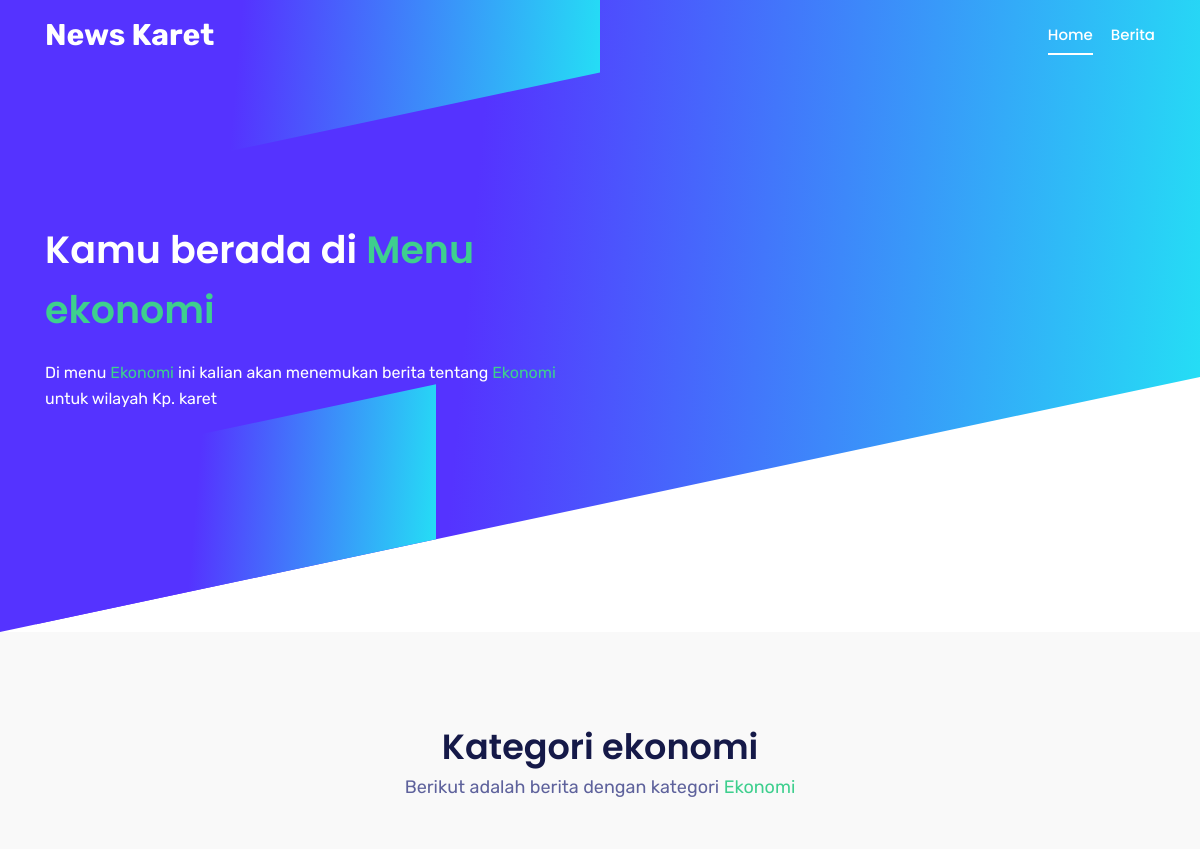
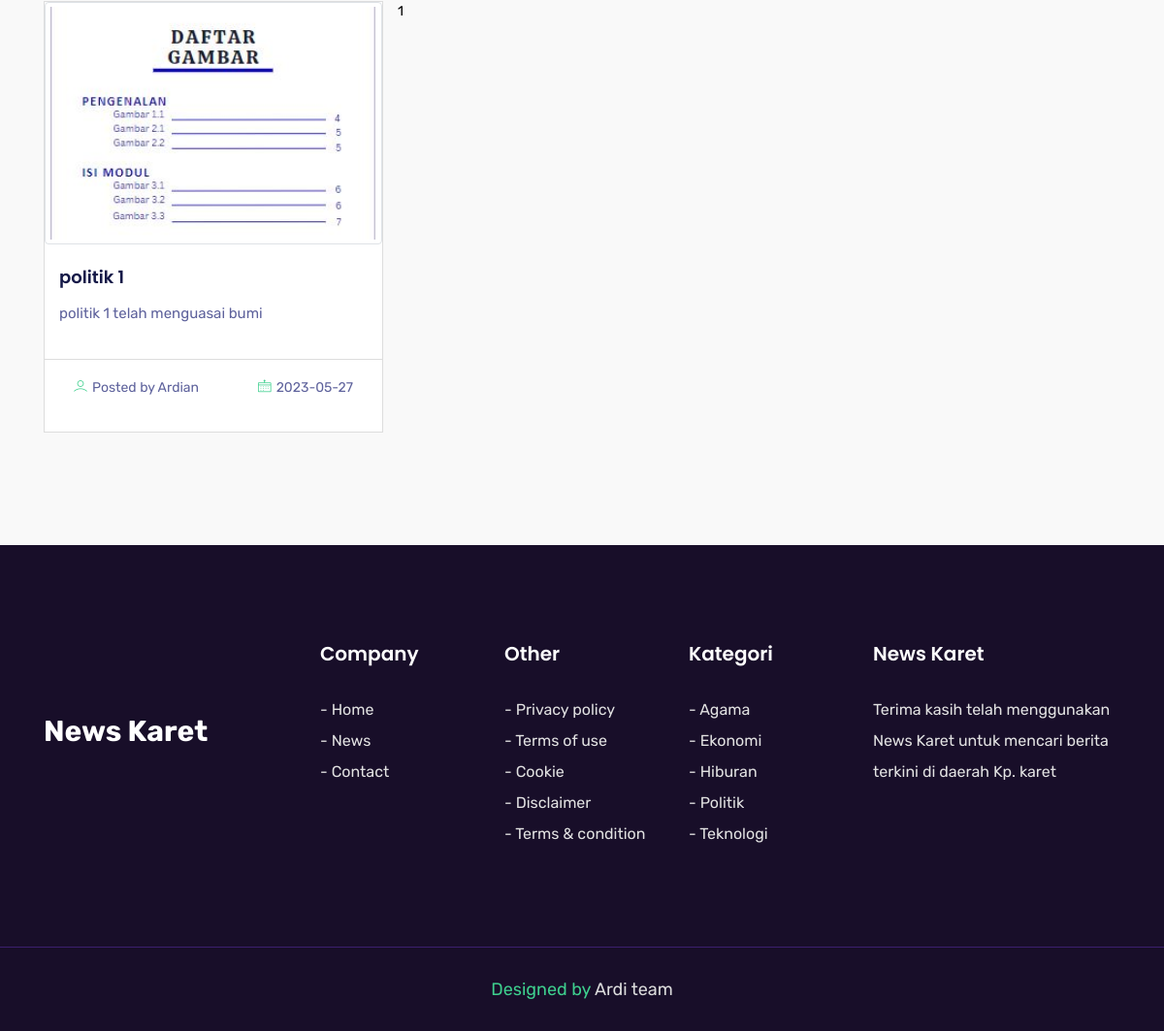
The page /detail/politik.php on the database its author committed (2 pictures, top to bottom).
### tables this page shows
CREATE TABLE `politik` (
  `id` int(11) NOT NULL,
  `judul` varchar(100) NOT NULL,
  `nama_penulis` varchar(35) NOT NULL,
  `tgl_berita` date NOT NULL,
  `sub_judul` varchar(300) NOT NULL,
  `isi_berita` text NOT NULL,
  `gambar` varchar(255) NOT NULL
);

### detail/politik.php (the view, shortened to what this page needs)
<?php
include('../config/koneksi.php');
?>
<!DOCTYPE html>
<html lang="en">
  <head>
    <link rel="stylesheet" href="../assets/css/bootstrap.min.css" />
    <link rel="stylesheet" href="../assets/css/animate.css" />
    <link rel="stylesheet" href="../assets/css/LineIcons.css" />
    <link rel="stylesheet" href="../assets/css/owl.carousel.css" />
    <link rel="stylesheet" href="../assets/css/owl.theme.css" />
    <link rel="stylesheet" href="../assets/css/magnific-popup.css" />
    <link rel="stylesheet" href="../assets/css/nivo-lightbox.css" />
    <link rel="stylesheet" href="../assets/css/main.css" />
    <link rel="stylesheet" href="../assets/css/responsive.css" />
    <link rel="stylesheet" href="../https://unpkg.com/aos@next/dist/aos.css" />
    <link
      rel="stylesheet"
      href="https://cdnjs.cloudflare.com/ajax/libs/font-awesome/4.7.0/css/font-awesome.css"
    />
    <link href="https://unpkg.com/aos@2.3.1/dist/aos.css" rel="stylesheet">
  </head>
  <body>
    <header id="home" class="hero-area">
      <div class="overlay">
        <span></span>
        <span></span>
      </div>
      <nav
        class="navbar navbar-expand-md bg-inverse fixed-top scrolling-navbar"
      >
        <div class="container">
          <a href="" class="navbar-brand"
            ><span style="font-size: 30px; color: #fff"
              ><b>News Karet</b></span
            ></a
          >
          <div class="collapse navbar-collapse" id="navbarCollapse">
            <ul class="navbar-nav mr-auto w-100 justify-content-end">
              <li class="nav-item">
                <a class="nav-link page-scroll" href="#home">Home</a>
              </li>
              <li class="nav-item">
                <a class="nav-link page-scroll" href="#blog">Berita</a>
              </li>
            </ul>
          </div>
        </div>
      </nav>
      <div class="container">
        <div class="row space-100">
          <div class="col-lg-6 col-md-12 col-xs-12">
            <div data-aos="fade-right" class="contents">
              <h2 class="head-title">Kamu berada di <text style="color: #3ECF8E;;">Menu ekonomi</text></h2>
              <p>
                Di menu <text style="color: #3ECF8E;;">Ekonomi</text> ini kalian akan menemukan berita tentang <text style="color: #3ECF8E;;">Ekonomi</text> untuk wilayah Kp. karet
              </p>
            </div>
          </div>
          <div data-aos="fade-left" class="col-lg-6 col-md-12 col-xs-12 p-0">
            <div class="intro-img">
            </div>
          </div>
        </div>
      </div>
    </header>
    <section id="blog" class="section">
      <div class="container">
        <div class="row">
          <div class="col-lg-12">
            <div class="blog-text section-header text-center">
              <div>
                <h2 class="section-title">Kategori ekonomi</h2>
                <div class="desc-text">
                  <p>Berikut adalah berita dengan kategori <text style="color: #3ECF8E;;">Ekonomi</text></p>
                </div>
              </div>
            </div>
          </div>
        </div>
        <div class="row">
          <?php
            $perPage = 3;
            if(isset($_GET['Halaman'])){
              $page = $_GET['Halaman'];
            } else {
              $page = 1;
            }
            if($page > 1){
              $start = ($page * $perPage) - $perPage;
            } else {
              $start = 0;
            }
            $sql = "SELECT * FROM `politik` order by id desc LIMIT $start, $perPage";
            $hasil = mysqli_query($con, $sql);
            $d = mysqli_num_rows($hasil);
            if ($d > 0){
              while ($row = mysqli_fetch_array($hasil)){
          ?>
          <div class="col-lg-4 col-md-6 mb-3 col-xs-12 blog-item">
            <div class="blog-item-wrapper">
              <div class="blog-item-img">
                <a href="">
                  <?php
                    if ($row['gambar'] == ''){
                      echo '<img style="max-height:100px" class="img img-thumbnail" src="../gambar-berita/no-img.jpg">';
                    } else {
                      echo '<img style="width: 500px; height: 250px;" class="img img-thumbnail" src="../gambar-berita/' . $row['gambar'] . '">';
                    }
                  ?>
                </a>
              </div>
              <div class="blog-item-text">
                <h3>
                  <a href=""
                    ><?= $row['judul'] ?></a
                  >
                </h3>
                <p>
                  <?= $row['sub_judul'] ?>
                </p>
              </div>
              <div class="author">
                <span class="name"
                  ><i class="lni-user"></i><a href="">Posted by <?= $row['nama_penulis'] ?></a></span
                >
                <span class="date float-right"
                  ><i class="lni-calendar"></i
                  ><a href="#"><?= $row['tgl_berita'] ?></a></span
                >
              </div>
            </div>
          </div>
          <?php
              }
            }
          ?>
          <?php
            $data = mysqli_query($con, "SELECT * FROM `politik`");
            $jmlBaris = mysqli_num_rows($data);
            $halaman = ceil($jmlBaris/$perPage);
            for($i = 1; $i<=$halaman; $i++){
              echo "<a href='?Halaman=$i' class='page' style=''>$i </a>";
            }
          ?>
        </div>
      </div>
    </section>
    <footer>
      <section id="footer-Content">
        <div class="container">
          <div class="row">
            <div class="col-lg-3 col-md-6 col-sm-6 col-xs-6 col-mb-12">
              <div class="footer-logo">
                <span style="font-size: 30px; color: #fff; padding-top: 70px"
                  ><b>News Karet</b></span
                >
              </div>
            </div>
            <div class="col-lg-2 col-md-6 col-sm-6 col-xs-6 col-mb-12">
              <div class="widget">
                <h3 class="block-title">Company</h3>
                <ul class="menu">
                  <li><a class="page-scroll" href="#home">- Home</a></li>
                  <li><a class="page-scroll" href="#blog">- News</a></li>
                  <li><a class="page-scroll" href="#contact">- Contact</a></li>
                </ul>
              </div>
            </div>
            <div class="col-lg-2 col-md-6 col-sm-6 col-xs-6 col-mb-12">
              <div class="widget">
                <h3 class="block-title">Other</h3>
                <ul class="menu">
                  <li><a href="https://www.privacypolicyonline.com/live.php?token=F5wZ03WVbTCAs8jaPyfwdPjCVoVo5yWf">- Privacy policy</a></li>
                  <li><a href="https://www.termsofusegenerator.net/live.php?token=u0C7q0P7bZkPHPCCmsvgCAJvcG0N5WE6">- Terms of use</a></li>
                  <li><a href="https://www.termsfeed.com/live/8293b5fb-f6ca-47f2-a1a3-36e7637ce6c6">- Cookie</a></li>
                  <li><a href="https://www.termsfeed.com/live/782c18dc-ce8f-4994-a22d-458009761b40">- Disclaimer</a></li>
                  <li><a href="https://www.termsfeed.com/live/42afb888-0158-4dea-865a-56b8cd1820f5">- Terms & condition</a></li>
                </ul>
              </div>
            </div>
            <div class="col-lg-2 col-md-6 col-sm-6 col-xs-6 col-mb-12">
              <div class="widget">
                <h3 class="block-title">Kategori</h3>
                <ul class="menu">
                <li><a href="http://<?= $_SERVER['SERVER_NAME'] ?>/news-karet/berita-tentang/agama.php">- Agama</a></li>
                  <li><a href="http://<?= $_SERVER['SERVER_NAME'] ?>/news-karet/berita-tentang/ekonomi.php">- Ekonomi</a></li>
                  <li><a href="http://<?= $_SERVER['SERVER_NAME'] ?>/news-karet/berita-tentang/hiburan.php">- Hiburan</a></li>
                  <li><a href="http://<?= $_SERVER['SERVER_NAME'] ?>/news-karet/berita-tentang/politik.php">- Politik</a></li>
                  <li><a href="http://<?= $_SERVER['SERVER_NAME'] ?>/news-karet/berita-tentang/teknologi.php">- Teknologi</a></li>
                </ul>
              </div>
            </div>
            <div class="col-lg-3 col-md-6 col-sm-6 col-xs-6 col-mb-12">
              <div class="widget">
                <h3 class="block-title">News Karet</h3>
                <p>
                  Terima kasih telah menggunakan News Karet untuk mencari berita
                  terkini di daerah Kp. karet
                </p>
              </div>
            </div>
          </div>
        </div>
        <div class="copyright">
          <div class="container">
            <div class="row">
              <div class="col-md-12">
                <div class="site-info text-center">
                  <p>
                    Designed by
                    <a href="https://github.com/ardiansyah835" rel="nofollow" target="_blank"
                      >Ardi team</a
                    >
                  </p>
                </div>
              </div>
            </div>
          </div>
        </div>
      </section>
    </footer>
  </body>
</html>

### assets/css/responsive.css (style rules this page uses)
@media only screen and (min-width: 992px) and (max-width: 1280px) { .navbar-expand-md .navbar-nav .nav-link { font-size: 15px; padding: 8px 0px; margin-left: 18px; } }
@media only screen and (min-width: 992px) and (max-width: 1280px) { .hero-area .contents h2 { font-size: 38px; } }
@media only screen and (min-width: 992px) and (max-width: 1280px) { .section { padding: 100px 0px; } }
@media only screen and (min-width: 992px) and (max-width: 1280px) { #blog .blog-item-wrapper .blog-item-text { padding: 20px 15px 15px 15px; } }
@media only screen and (min-width: 992px) and (max-width: 1280px) { #blog .blog-item-wrapper h3 { font-size: 18px; } }
@media only screen and (min-width: 992px) and (max-width: 1280px) { #footer-Content { padding-top: 100px; } }
@media only screen and (min-width: 992px) and (max-width: 1280px) { #footer-Content .copyright { margin-top: 100px; } }
@media only screen and (min-width: 992px) and (max-width: 1280px) { .hero-area .contents p { color: #fff; font-size: 16px; line-height: 26px; } }

### detail/politik.php (style rules this page uses)
.page { letter-spacing: 10px; justify-content: center; align-items: center; }

### rows shown on the page
politik: gambar (picture), judul "politik 1", sub_judul "politik 1 telah menguasai bumi", nama_penulis "Ardian", tgl_berita "2023-05-27"
